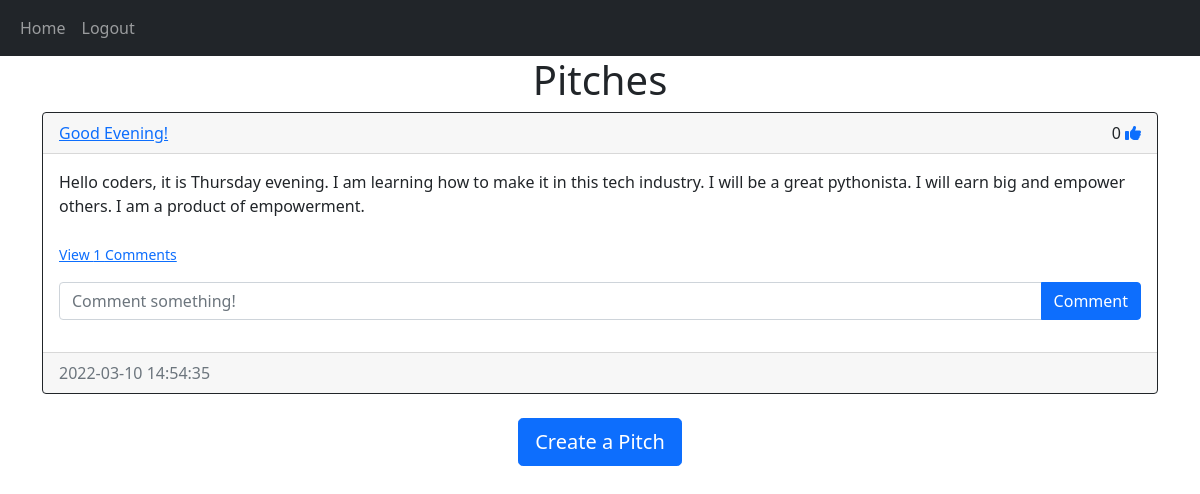
The app's page /home (signed in) with its own data.
### website/models.py (models this page shows)
class Pitch(db.Model):
    id=db.Column(db.Integer,primary_key=True)
    text=db.Column(db.Text,nullable=False)
    date_created=db.Column(db.DateTime(timezone=True),default=func.now())
    author =db.Column(db.Integer,db.ForeignKey('user.id',ondelete='CASCADE'),nullable=False)
    comments = db.relationship('Comment', backref='pitch', passive_deletes=True)
    likes = db.relationship('Like', backref='pitch', passive_deletes=True)

class User(db.Model,UserMixin): #Inherits from db model and userMixin
    id=db.Column(db.Integer,primary_key=True)
    email=db.Column(db.String(150),unique=True) #prevent users with duplicate emails
    username=db.Column(db.String(150),unique=True)
    password=db.Column(db.String(150))
    date_created=db.Column(db.DateTime(timezone=True),default=func.now()) #if nothing is passed,by default the column will be filled by the current time
    pitches=db.relationship('Pitch', backref='user',passive_deletes=True)# backref to allow access to user model
    comments = db.relationship('Comment', backref='user', passive_deletes=True)
    likes = db.relationship('Like', backref='user', passive_deletes=True)

### website/views.py (the view)
@views.route("/")
@views.route("/home")
@login_required
def home():
    pitches=Pitch.query.all()
    return render_template("home.html", user=current_user,pitches=pitches)

### website/__init__.py (called while the page is built)
def create_app():
    app = Flask(__name__)
    app.config['SECRET_KEY'] = "helloworld"
    app.config['SQLALCHEMY_DATABASE_URI'] = f'sqlite:///{DB_NAME}'
    db.init_app(app)
    from .views import views
    from .auth import auth
    app.register_blueprint(views, url_prefix="/")
    app.register_blueprint(auth, url_prefix="/")
    from .models import Pitch, Comment,Like,User
    create_database(app)
    login_manager = LoginManager()
    login_manager.login_view = "auth.login"
    login_manager.init_app(app)
    @login_manager.user_loader
    def load_user(id):
        return User.query.get(int(id))
    return app

### website/templates/home.html (shortened to what this page needs)
{% extends "pitch_div.html" %}

### website/templates/pitch_div.html (shortened to what this page needs)
{% extends "base.html" %}
{% block content %}
<h1 align="center" > {%  block header %} Pitches {% endblock %} </h1>
<div id="pitches">
{% for pitch in pitches %}
<div class="card border-dark">
   <div class="card-header d-flex justify-content-between align-items-center">
<a href="/pitches/{{pitch.user.username}}">{{pitch.user.username}}</a>
<div>
    {{pitch.likes|length}}
    <a href="/like-pitch/{{pitch.id}}"><i class="fa-solid fa-thumbs-up"></i></a>
</div>
   </div>
<div class="card-body">
    <div class="card-text">
        {{pitch.text}}
</div>
<br>
  <p class="card-text">
    {% if pitch.comments|length > 0 %}
    <a data-bs-toggle="collapse" href="#comments-{{pitch.id}}" role="button">
      <small>View {{pitch.comments|length}} Comments</small>
    </a>
    {% else %}
    <small class="text-muted">No Comments</small>
    {% endif %}
  </p>
<form class="input-group mb-3"method="POST"action="/create-comment/{{pitch.id}}">
<input
  type="text" id="text"name="text"class="form-control"placeholder="Comment something!"/>
<button type="submit" class="btn btn-primary">Comment</button>
</form>
</div>
<div class="card-footer text-muted">
    {{pitch.date_created}}
</div>
</div>
<br >{% endfor %}
</div>
 {% block footer %}
<div align="center">
<a href="/create-pitch">  <button class="btn btn-primary btn-lg" type="button"> Create a Pitch</button>  </a>
</div>
{% endblock %}
{% endblock %}

### website/templates/base.html (shortened to what this page needs)
<!DOCTYPE html>
<html lang="en">
<head>
<link href="https://cdn.jsdelivr.net/npm/bootstrap@5.1.3/dist/css/bootstrap.min.css" rel="stylesheet">
</head>
<body>
 <nav class="navbar navbar-expand-lg navbar-dark bg-dark">
  <div class="container-fluid">
    <div class="collapse navbar-collapse" id="navbar">
      <div class="navbar-nav">
        <a class="nav-item nav-link" href="/home">Home</a>
        {% if user.is_authenticated %}
        <a class="nav-item nav-link" href="/logout">Logout</a>
        {% else %}
        <a class="nav-item nav-link" href="/login">Login</a>
        <a class="nav-item nav-link" href="/sign-up">Sign Up</a>
        {% endif %}
      </div>
    </div>
  </div>
</nav>
  <div class="container">  {% block content %} {% endblock %} </div>
</body>
</html>

### records on screen
Pitch: user.username "Good Evening!", likes|length "0", text "Hello coders, it is Thursday evening. I am learning how to make it in this tech industry. I will be a great pythonista. I will earn big and empower others. I am a product of empowerment.", comments|length "1", date_created "2022-03-10 14:54:35"
